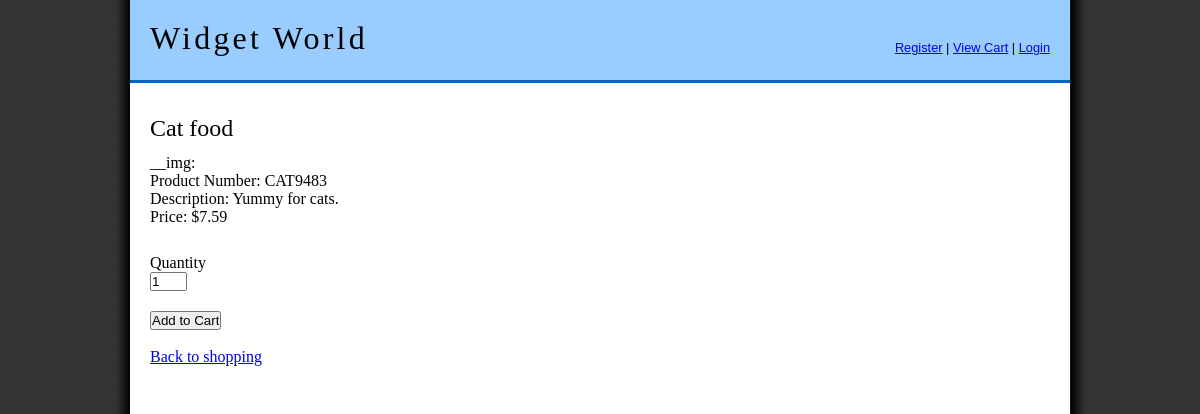
The page /product.php?id=9 on the database its author committed.
### tables this page shows
CREATE TABLE `products` (
  `id` int(11) NOT NULL AUTO_INCREMENT,
  `product_num` varchar(32) NOT NULL,
  `product_name` varchar(255) NOT NULL,
  `description` text NOT NULL,
  `price` float NOT NULL,
  `quantity` int(11) NOT NULL,
  PRIMARY KEY (`id`)
);

### includes/inc.autoload.php (called while the page is built, shortened)
<?php
function classLoader($class){
    $file = __DIR__.'/../classes/class.'.$class.'.php';
}
?>

### classes/class.Product.php (called while the page is built, shortened)
<?php
class Product extends DBObjectBase implements ProfileInterface{
    protected $id,$product_num,$product_name,$price,$quantity_on_hand,$description,$img_src;
    public function __construct($id=null) {
        if ((int)$id){
            $this->id = $id;
            $data_row = $this->getRowById($this->id);
        }
    }
    public function getProfileData(){
        $data = array(
            '__img'=>$this->img_src,
            'Product Number'=>$this->product_num,
            'Description'=>$this->description,
            'Price'=>'$'.$this->getFormattedPrice(),
            '__title'=>$this->product_name
        );
        return $data;
    }
    public function getFormattedPrice(){
        return number_format($this->price,2);
    }
}

### classes/class.DBObjectBase.php (called while the page is built, shortened)
<?php
require_once('class.DB.php');
abstract class DBObjectBase{
    protected $_tablename;
    protected $_db;
    protected function getRowById($id,$alt_id_name = null){
        $id_field = 'id';
        $id = (int)$id;
        if ($id){
            if (!$this->_db){
                $this->_db = DB::getInstance();
            }
            $query = sprintf("SELECT * FROM %s WHERE %s = ? LIMIT 1",$this->_tablename,$id_field);
            $stmt = $this->_db->prepare($query);
            $stmt->execute(array($id));
            return $stmt->fetch();
        }
        return false;
    }
    protected function setProperties($row){
        return true;
    }
}
?>

### private/inc.db.php (called while the page is built)
<?php
$dsn = 'mysql:dbname=ecom;port=8889;host=localhost';
$user = 'you';
$password = 'pw123';

### classes/class.DB.php (called while the page is built, shortened)
<?php
class DB{
    private static $_instance;
    private $_pdo;
    public static function getInstance(){
        if(self::$_instance === NULL) {
            require_once('../private/inc.db.php');
            self::$_instance = new self($dsn, $user, $password);
        }
        return self::$_instance;
    }
    private function __construct($dsn, $user, $password)
    {
        try {
            $this->_pdo = new PDO($dsn, $user, $password);
        } catch (PDOException $e) {
            echo 'Connection failed: ' . $e->getMessage();
        }
    }
    public function __call($method, $args) {
        return call_user_func_array(array($this->_pdo, $method), $args);
    }
}

### public/product.php (the view, shortened to what this page needs)
<?php
require_once '../includes/inc.autoload.php';
$title = '';
$content = '';
$img_path = 'images/product_images/';
if((int)$_GET['id']){
    $id = (int)$_GET['id'];
}
$product = new Product($id);
foreach ($product->getProfileData() as $field=>$value){
    if ($field == '__title'){
        $title = $value;
    } else {
        if ($field == '__img' && !empty($value)){
            $content .= "<div id='product_img'><img src='{$img_path}$value' /></div>";
        } else {
           $content .= "<p>$field: $value</p>";
        }
    }
}
$form = new Form();
$form->addInput('pid','',$id,'hidden');
$form->addInput('qty','Quantity',1,'text',2);
$form->addInput('submit',null,'Add to Cart','submit');
$form->setAction('cart-add.php');
$content .= $form->render();
$content .= '<p><br/><a href="index.php">Back to shopping</a></p>';
require_once 'template.php';
?>

### public/template.php (shortened to what this page needs)
<?php
$logged_in = 0;
$log_text= 'Login';
$path_to_public = '/zend/php2/php2newproject/public/';
?>
<!DOCTYPE html>
<html>
    <head>
        <link rel="stylesheet" type="text/css" href="<?=$path_to_public ?>css/style.css" />
    </head>
    <body>
        <section id="page">
            <header>
                <h1><a href="<?=$path_to_public ?>">Widget World</a></h1>
                <nav>
                    <?php
                    if ($logged_in){
                        echo "Welcome, $firstname";
                    } else {
                        echo '<a href="'.$path_to_public.'register.php">Register</a>';
                    }
                    ?> | <a href="<?=$path_to_public ?>view-cart.php">View Cart</a> | <a href="<?=$path_to_public ?>login.php"><?php echo $log_text ?></a>
                </nav>
            </header>
            <section id="main">
                <h2><?php echo $title ?></h2>
                <?php
                    echo $content;
                ?>
            </section>
        </section>
    </body>
</html>

### public/css/style.css (style rules this page uses)
* { margin: 0; padding:0; }
body { font-size: 100%; font-family: Georgia,'Times New Roman',Times,serif; background-color: #333; background: url('../images/style/background.png') center repeat-y #333; }
#page { width:940px; margin: 0 auto; padding: 0; background-color: #fff; }
#main { width:900px; padding:20px; float:left; border-top:#fff; background-color: #fff; }
h2,h3,h4,h5 { font-weight: normal; margin: .5em 0; }
header { height:80px; background-color:#99ccff; border-bottom: 3px solid #0066cc; }
header h1 { font-size:2em; padding: 20px 20px 0 20px; float: left; font-weight: normal; letter-spacing: .1em; }
header h1 a { text-decoration: none; color:black; }
header nav { font-family: Arial,Helvetica,sans-serif; font-size: 80%; display: block; float:right; padding: 20px; padding-top: 40px; }

### rows shown on the page
products: product_name "Cat food", product_num "CAT9483", description "Yummy for cats."

### other values the page prints
$log_text "Login"
$field "__img"
$field "Product Number"
$field "Description"
$field "Price"
$value "$7.59"
$field->label "Quantity"
